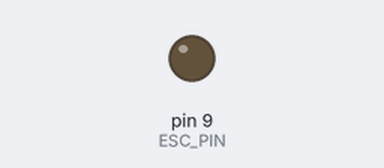
Bench run of a sketch on a simulated Arduino Uno, built with avr-gcc and run on an emulated ATmega328P. Shown: output pins drawn as LEDs (lit = HIGH).

Above: at 1.05 s.
At 6.75 s:
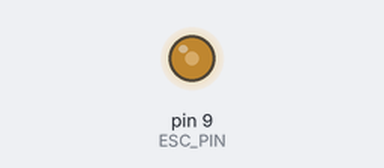
At 12.55 s:
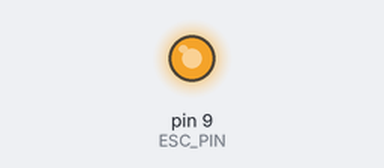
At 24.15 s:
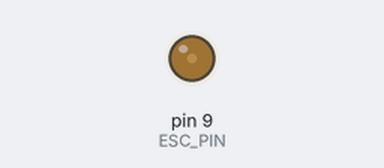
Timing chart, 0 to 34.3 s (numbered marks = the images above):
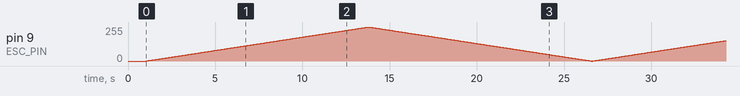

The sketch:

SingleESC_Drone_Motor_contorl.ino
```cpp
#define ESC_PIN 9  // Connect ESC signal wire to D9 (PWM pin)

int escValue = 0; // Initial PWM signal

void setup() {
  pinMode(ESC_PIN, OUTPUT);  // Set ESC pin as output

  // Start the motor at its minimum throttle value (1000 ms)
  analogWrite(ESC_PIN, escValue);
  delay(1000); // Give the ESC time to initialize
}

void loop() {
  // Example: gradually increase motor speed
  for (escValue = 0; escValue <= 255; escValue++) {
    analogWrite(ESC_PIN, escValue);  // Write PWM value to ESC
    delay(50);  // Slow down the increase in speed
  }

  // Example: gradually decrease motor speed
  for (escValue = 255; escValue >= 0; escValue--) {
    analogWrite(ESC_PIN, escValue);
    delay(50);
  }
}
```
